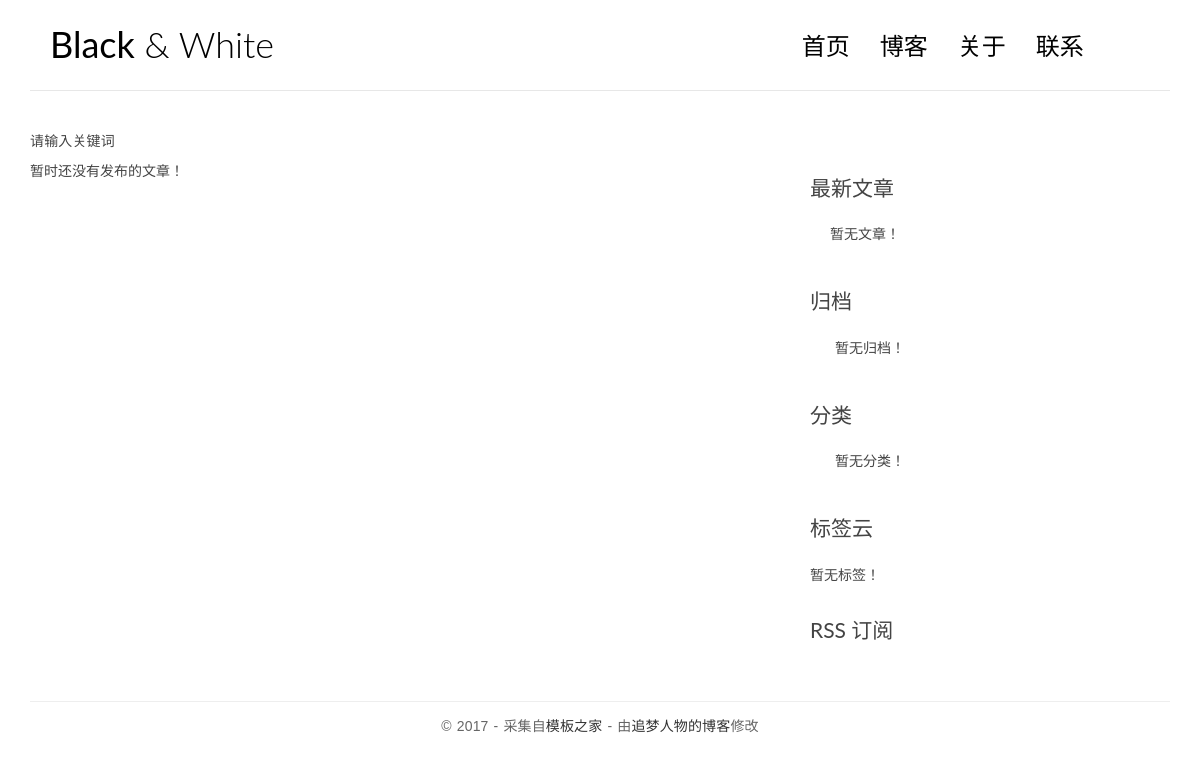
The page /search/ on the database as committed earlier.
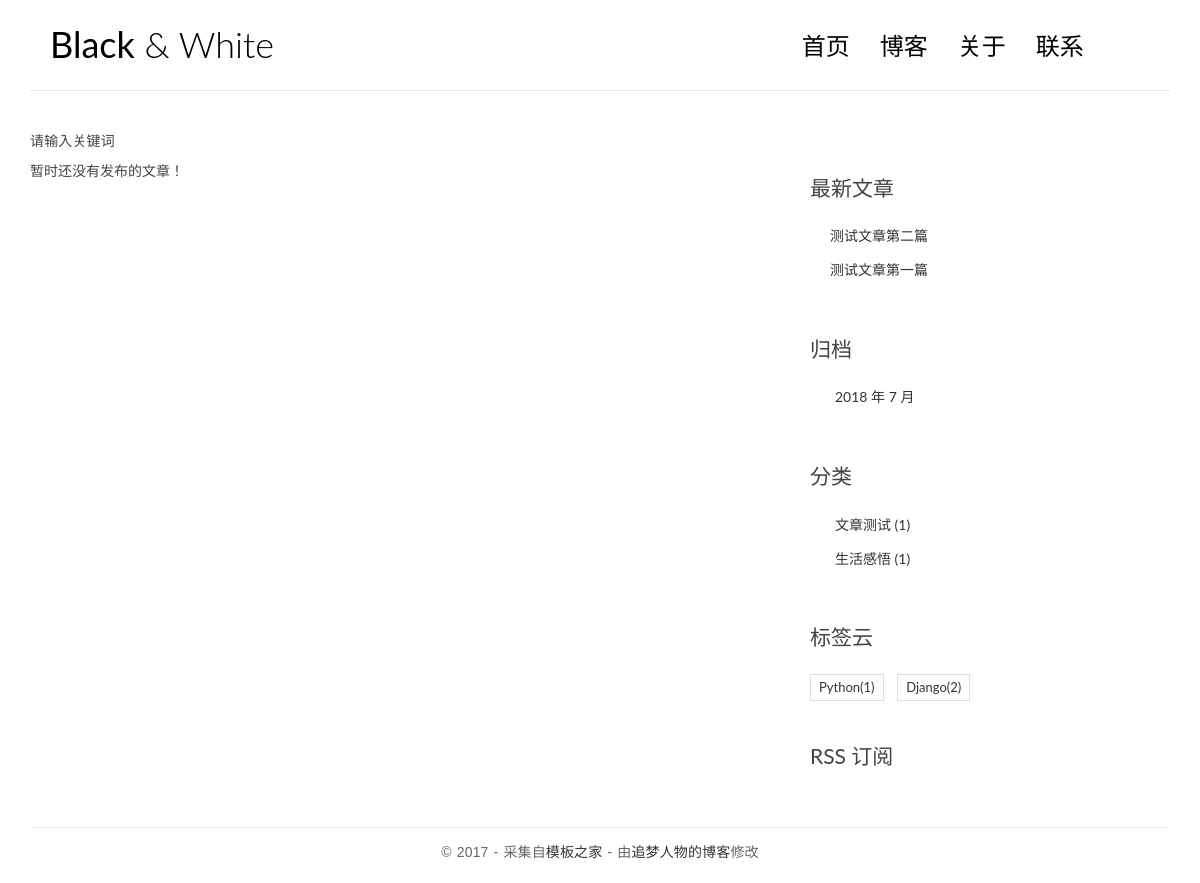
The same page on the database as committed later.
### blog/models.py (models this page shows, shortened)
class Post(models.Model):
    title = models.CharField(max_length=40, verbose_name='标题')
    body = models.TextField(verbose_name='正文')
    created_time = models.DateTimeField(auto_now_add=True, verbose_name='创建时间')
    modified_time = models.DateTimeField(auto_now=True, verbose_name='修改时间')
    excerpt = models.CharField(max_length=200, blank=True, verbose_name='摘要')
    views = models.PositiveIntegerField(default=0, verbose_name='阅读量')
    category = models.ForeignKey(Category, verbose_name='分类', on_delete=models.CASCADE)
    tag = models.ManyToManyField(Tag, verbose_name='标签', blank=True)
    author = models.ForeignKey(User, verbose_name='作者', on_delete=models.CASCADE)
    class Meta:
        ordering = ['-created_time']

class Category(models.Model):
    name = models.CharField(max_length=100, verbose_name='博客分类')

class Tag(models.Model):
    name = models.CharField(max_length=100, verbose_name='标签名')

### blog/views.py (the view)
# urls.py: path('search/', search, name='search'),
def search(request):
    q = request.GET.get('q')
    error_msg = ''
    if not q:
        error_msg = "请输入关键词"
        return render(request, 'blog/index.html', {'error_msg': error_msg})
    post_list = Post.objects.filter(Q(title__icontains=q) | Q(body__icontains=q))
    return render(request, 'blog/index.html', {'error_msg': error_msg,
                                               'post_list': post_list})

### blog/templatetags/blog_tags.py (called while the page is built)
@register.simple_tag
def get_recent_posts(num=5):
    return Post.objects.all().order_by('-created_time')[:num]

@register.simple_tag
def archives():
    return Post.objects.dates('created_time', 'month', order='DESC')

@register.simple_tag
def get_categories():
    return Category.objects.annotate(num_posts=Count('post')).filter(num_posts__gt=0)

@register.simple_tag
def get_tags():
    return Tag.objects.annotate(num_posts=Count('post')).filter(num_posts__gt=0)

### templates/blog/index.html (shortened to what this page needs)
{% extends 'base.html' %}
    {% block main %}
        {% if error_msg %}
            <p>{{ error_msg }}</p>
          {% endif %}
        {% for post in post_list %}
        <article class="post post-{{ post.pk }}">
        <header class="entry-header">
            <h1 class="entry-title">
                <a href="{% url 'blog:detail' post.id %}">{{ post.title }}</a>
            </h1>
            <div class="entry-meta">
                <span class="post-category"><a href="#">{{ post.category.name }}</a></span>
                <span class="post-date"><a href="#"><time class="entry-date"
                                                          datetime="2012-11-09T23:15:57+00:00">{{ post.created_time }}</time></a></span>
                <span class="post-author"><a href="#">{{ post.author }}</a></span>
                <span class="comments-link"><a href="#">{{ post.comment_set.count }} 评论</a></span>
                <span class="views-count"><a href="{{ post.get_absolute_url }}">{{ post.views }} 阅读</a></span>
            </div>
        </header>
        <div class="entry-content clearfix">
            <p>{{ post.excerpt }}...</p>
            <div class="read-more cl-effect-14">
                <a href="{% url 'blog:detail' post.id %}" class="more-link">继续阅读 <span class="meta-nav">→</span></a>
            </div>
        </div>
    </article>
    {% empty %}
        <div class="no-post">暂时还没有发布的文章！</div>
    {% endfor %}
    {% endblock %}

### templates/base.html (shortened to what this page needs)
<!DOCTYPE html>
{% load staticfiles %}
{% load blog_tags %}
<html>
<head>
    <link rel="stylesheet" href="{% static 'css/bootstrap.min.css' %}">
    <link rel="stylesheet" href="http://code.ionicframework.com/ionicons/2.0.1/css/ionicons.min.css">
    <link rel="stylesheet" href="{% static 'css/pace.css' %}">
    <link rel="stylesheet" href="{% static 'css/custom.css' %}">
    <link rel="stylesheet" href="{% static 'css/highlights/github.css' %}">
</head>
<body>
<div class="container">
    <header id="site-header">
        <div class="row">
            <div class="col-md-4 col-sm-5 col-xs-8">
                <div class="logo">
                    <h1><a href="{% url 'blog:index' %}"><b>Black</b> &amp; White</a></h1>
                </div>
            </div>
            <div class="col-md-8 col-sm-7 col-xs-4">
                <nav class="main-nav" role="navigation">
                    <div class="collapse navbar-collapse" id="bs-example-navbar-collapse-1">
                        <ul class="nav navbar-nav navbar-right">
                            <li class="cl-effect-11"><a href="{% url 'blog:index' %}" data-hover="首页">首页</a></li>
                            <li class="cl-effect-11"><a href="full-width.html" data-hover="博客">博客</a></li>
                            <li class="cl-effect-11"><a href="about.html" data-hover="关于">关于</a></li>
                            <li class="cl-effect-11"><a href="contact.html" data-hover="联系">联系</a></li>
                        </ul>
                    </div>
                </nav>
            </div>
        </div>
    </header>
</div>
<div class="content-body">
    <div class="container">
        <div class="row">
            <main class="col-md-8">
               {% block main %}
               {% endblock %}
            </main>
            <aside class="col-md-4">
                <div class="widget widget-recent-posts">
                    <h3 class="widget-title">最新文章</h3>
                    {% get_recent_posts as recent_post_list %}
                    <ul>
                        {% for post in recent_post_list %}
                             <li>
                            <a href="{% url 'blog:detail' post.id %}">{{ post.title }}</a>
                        </li>
                        {% empty %}
                        暂无文章！
                        {% endfor %}
                    </ul>
                </div>
                <div class="widget widget-archives">
                    <h3 class="widget-title">归档</h3>
                    {% archives as date_list %}
                    <ul>
                        {% for date in date_list %}
                        <li>
                            <a href="{% url 'blog:archives' date.year date.month %}">{{ date.year }} 年 {{ date.month }} 月</a>
                        </li>
                        {% empty %}
                        暂无归档！
                        {% endfor %}
                    </ul>
                </div>
                <div class="widget widget-category">
                    <h3 class="widget-title">分类</h3>
                    {% get_categories as category_list %}
                    <ul>
                        {% for category in category_list %}
                        <li>
                            <a href="{% url 'blog:category' category.pk %}">{{ category.name }} <span class="post-count">({{ category.num_posts }})</span></a>
                        </li>
                        {% empty %}
                        暂无分类！
                        {% endfor %}
                    </ul>
                </div>
                <div class="widget widget-tag-cloud">
                    <h3 class="widget-title">标签云</h3>
                    {% get_tags as tag_list %}
                    <ul>
                     {% for tag in tag_list %}
                        <li>
                            <a href="{% url 'blog:tag' tag.pk %}">{{ tag.name }}({{ tag.num_posts }})</a>
                        </li>
                     {% empty %}
                    暂无标签！
                    {% endfor %}
                    </ul>
                </div>
                <div class="rss">
                    <a href="{% url 'rss' %}"> RSS 订阅</a>
                </div>
            </aside>
        </div>
    </div>
</div>
<footer id="site-footer">
    <div class="container">
        <div class="row">
            <div class="col-md-12">
                <p class="copyright">&copy 2017 - 采集自<a href="http://www.cssmoban.com/"
                                                        target="_blank" title="模板之家">模板之家</a>
                    - 由<a href="http://zmrenwu.com/" title="网页模板" target="_blank">追梦人物的博客</a>修改
                </p>
            </div>
        </div>
    </div>
</footer>
</body>
</html>

### static/css/custom.css (style rules this page uses)
* { outline: none; }
h1, h2, h3, h4, h5, h6 { margin-top: 0; }
b { font-weight: 400; }
a { color: #333; }
body { color: #444; font-family: 'Lato', sans-serif; }
p { font-family: 'Ubuntu', sans-serif; font-weight: 400; word-spacing: 1px; letter-spacing: 0.01em; }
#site-header { background-color: #FFF; padding: 25px 20px; margin-bottom: 40px; border-bottom: 1px solid #e7e7e7; }
.logo h1 a { color: #000; }
.logo h1 { margin: 0; font-family: 'Lato', sans-serif; font-weight: 300; }
.main-nav { margin-top: 11px; max-width: 95%; }
.main-nav a { color: #000000 !important; padding: 0 0 5px 0 !important; margin-right: 30px; font-family: 'Lato', sans-serif; font-weight: 300; font-size: 24px; }
.cl-effect-11 a { padding: 10px 0; color: #0972b4; text-shadow: none; }
.cl-effect-11 a::before { position: absolute; top: 0; left: 0; overflow: hidden; padding: 0 0 5px 0 !important; max-width: 0; border-bottom: 1px solid #000; color: #000; content: attr(data-hover); white-space: nowrap; -webkit-transition: max-width 0.5s; -moz-transition: max-width 0.5s; transition: max-width 0.5s; }
.content-body { padding-bottom: 4em; }
.widget { background: #fff; padding: 30px 0 0; }
.widget-title { font-size: 1.5em; margin-bottom: 20px; line-height: 1.6; padding: 10px 0 0; font-weight: 400; }
.widget-recent-posts ul { padding: 0; margin: 0; padding-left: 20px; }
.widget-recent-posts ul li { list-style-type: none; position: relative; line-height: 170%; margin-bottom: 10px; }
.widget-recent-posts ul li::before { content: '\f3d3'; font-family: "Ionicons"; position: absolute; left: -17px; top: 3px; font-size: 16px; color: #000; }
.widget-archives ul { padding: 0; margin: 0; padding-left: 25px; }
.widget-archives ul li { list-style-type: none; position: relative; line-height: 170%; margin-bottom: 10px; }
.widget-archives ul li::before { content: '\f3f3'; font-family: "Ionicons"; position: absolute; left: -25px; top: 1px; font-size: 16px; color: #000; }
.widget-category ul { padding: 0; margin: 0; padding-left: 25px; }
.widget-category ul li { list-style-type: none; position: relative; line-height: 170%; margin-bottom: 10px; }
.widget-category ul li::before { content: '\f3fe'; font-family: "Ionicons"; position: absolute; left: -25px; top: 1px; font-size: 18px; color: #000; }
.widget-tag-cloud ul { padding: 0; margin: 0; margin-right: -10px; }
.widget-tag-cloud ul li { list-style-type: none; font-size: 13px; display: inline-block; margin-right: 10px; margin-bottom: 10px; padding: 3px 8px; border: 1px solid #ddd; }
.rss { font-size: 21px; margin-top: 30px; }
.rss a { color: #444; }
#site-footer { padding-top: 10px; padding: 0 0 1.5em 0; }
.copyright { text-align: center; padding-top: 1em; margin: 0; border-top: 1px solid #eee; color: #666; }

Rows that differ between the two databases and show on the page:
added Post: title "测试文章第二篇"
added Post: title "测试文章第一篇"
added Category: name "文章测试", num_posts "1"
added Category: name "生活感悟", num_posts "1"
added Tag: name "Python", num_posts "1"
added Tag: name "Django", num_posts "2"
Other text that changed with them:
new list line: "2018 年 7 月"
text no longer shown: "暂无文章！ 暂无归档！ 暂无分类！ 暂无标签！"
